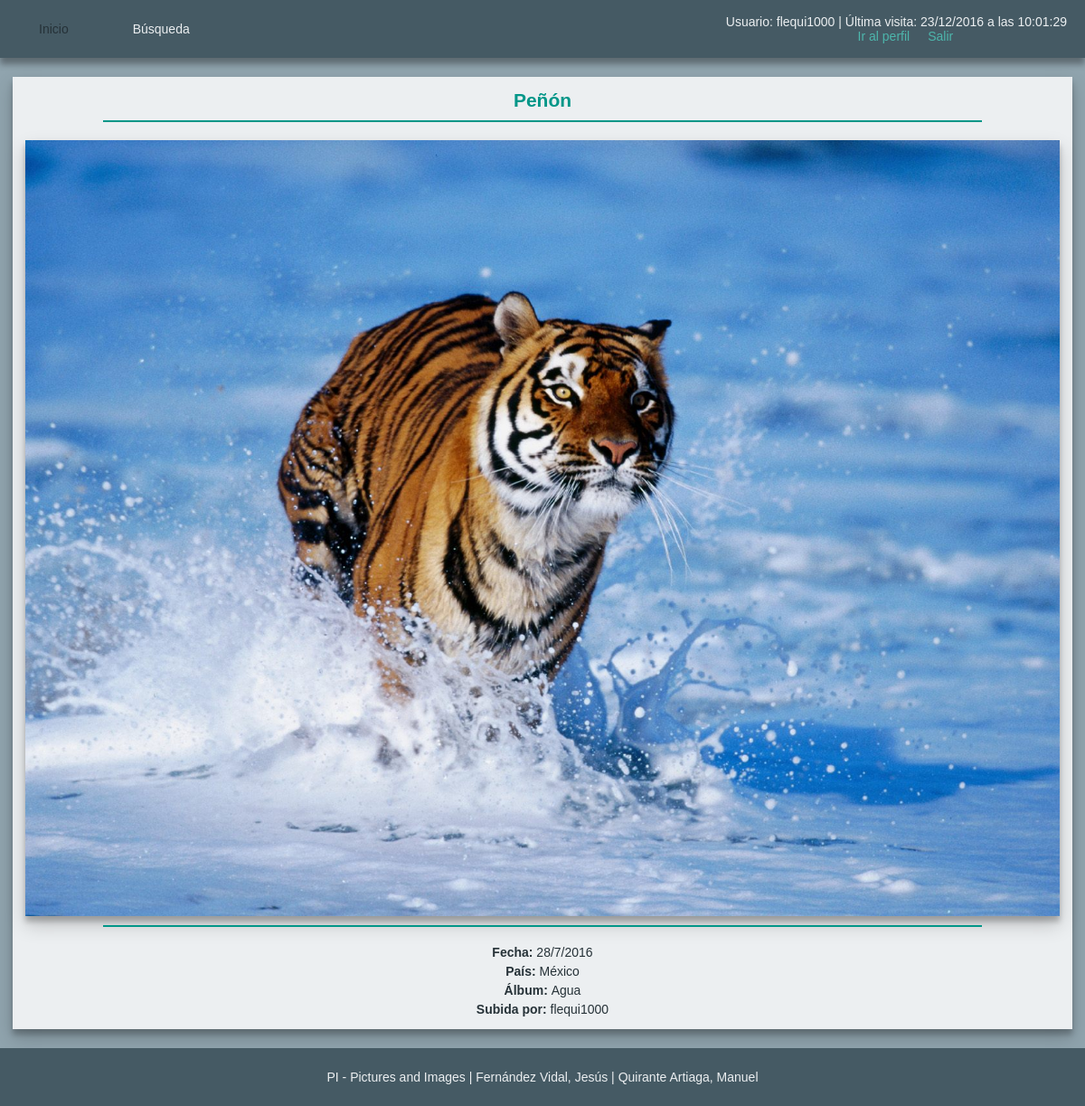
The app's page /foto.php?id=4 (signed in), older data.
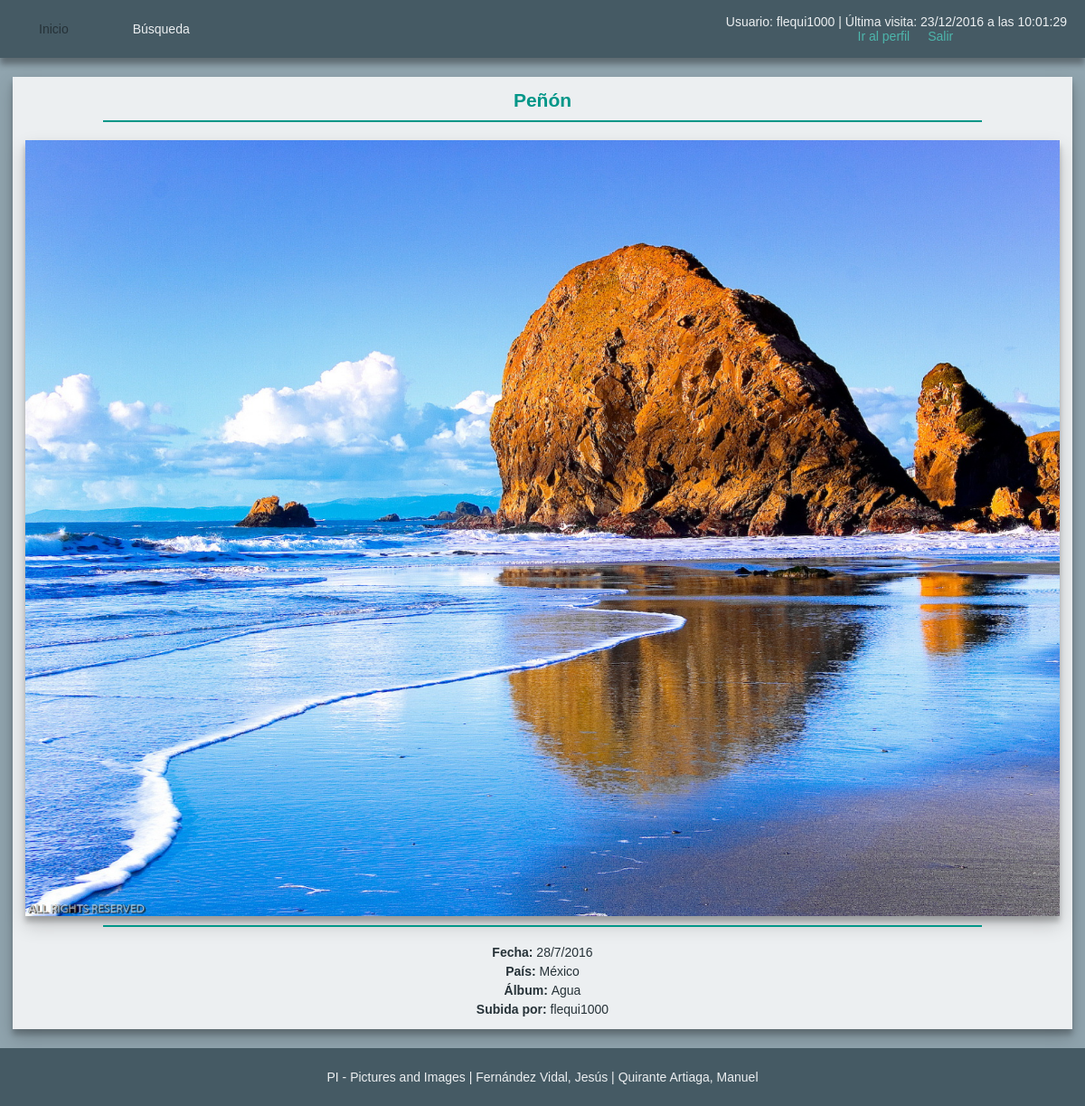
The same page, newer data.
### tables this page shows
CREATE TABLE IF NOT EXISTS `fotos` (
  `IdFoto` int(11) NOT NULL AUTO_INCREMENT,
  `TituloFoto` varchar(50) NOT NULL,
  `DescripcionFoto` varchar(500) DEFAULT NULL,
  `FechaFoto` date NOT NULL,
  `PaisFoto` int(11) DEFAULT NULL,
  `AlbumFoto` int(11) NOT NULL,
  `FicheroFoto` varchar(256) NOT NULL DEFAULT 'img/com/album.png',
  `MiniaturaFoto` varchar(256) NOT NULL DEFAULT 'img/com/album.png',
  `FRegistroFoto` timestamp NOT NULL DEFAULT CURRENT_TIMESTAMP,
  PRIMARY KEY (`IdFoto`),
  UNIQUE KEY `TituloFoto` (`TituloFoto`,`AlbumFoto`),
  KEY `FK_fotos_paises` (`PaisFoto`),
  KEY `FK_fotos_albumes` (`AlbumFoto`),
  CONSTRAINT `FK_fotos_albumes` FOREIGN KEY (`AlbumFoto`) REFERENCES `albumes` (`IdAlbum`) ON DELETE CASCADE ON UPDATE CASCADE,
  CONSTRAINT `FK_fotos_paises` FOREIGN KEY (`PaisFoto`) REFERENCES `paises` (`IdPais`) ON DELETE SET NULL ON UPDATE CASCADE
);

CREATE TABLE IF NOT EXISTS `paises` (
  `IdPais` int(11) NOT NULL AUTO_INCREMENT,
  `NomPais` varchar(50) NOT NULL,
  PRIMARY KEY (`IdPais`),
  UNIQUE KEY `NomPais` (`NomPais`)
);

CREATE TABLE IF NOT EXISTS `albumes` (
  `IdAlbum` int(11) NOT NULL AUTO_INCREMENT,
  `TituloAlbum` varchar(50) NOT NULL,
  `DescripcionAlbum` varchar(500) DEFAULT NULL,
  `FechaAlbum` date NOT NULL,
  `PaisAlbum` int(11) DEFAULT NULL,
  `UsuarioAlbum` int(11) NOT NULL,
  PRIMARY KEY (`IdAlbum`),
  UNIQUE KEY `TituloAlbum` (`TituloAlbum`,`UsuarioAlbum`),
  KEY `FK__paises` (`PaisAlbum`),
  KEY `FK__usuarios` (`UsuarioAlbum`),
  CONSTRAINT `FK__paises` FOREIGN KEY (`PaisAlbum`) REFERENCES `paises` (`IdPais`) ON DELETE SET NULL ON UPDATE CASCADE,
  CONSTRAINT `FK__usuarios` FOREIGN KEY (`UsuarioAlbum`) REFERENCES `usuarios` (`IdUsuario`) ON DELETE CASCADE ON UPDATE CASCADE
);

CREATE TABLE IF NOT EXISTS `usuarios` (
  `IdUsuario` int(11) NOT NULL AUTO_INCREMENT,
  `NomUsuario` varchar(15) NOT NULL,
  `ClaveUsuario` varchar(15) NOT NULL,
  `EmailUsuario` varchar(200) NOT NULL,
  `SexoUsuario` tinyint(4) NOT NULL,
  `FNacimientoUsuario` date NOT NULL,
  `CiudadUsuario` varchar(100) DEFAULT NULL,
  `PaisUsuario` int(11) DEFAULT NULL,
  `FotoUsuario` varchar(256) NOT NULL DEFAULT 'img/com/avatar.png',
  `FRegistroUsuario` timestamp NOT NULL DEFAULT CURRENT_TIMESTAMP,
  PRIMARY KEY (`IdUsuario`),
  UNIQUE KEY `NomUsuario` (`NomUsuario`),
  UNIQUE KEY `EmailUsuario` (`EmailUsuario`),
  KEY `FK_usuarios_paises` (`PaisUsuario`),
  CONSTRAINT `FK_usuarios_paises` FOREIGN KEY (`PaisUsuario`) REFERENCES `paises` (`IdPais`) ON DELETE SET NULL ON UPDATE CASCADE
);

### inc/func/mysql/basico.inc.php (called while the page is built, shortened)
<?php
	function ejecutarSQL($sql)
	{
		global $conexionBD, $directorioRaiz;
		if (!($resultado = $conexionBD->query($sql)))
		{
			echo "<p><img src='$directorioRaiz"."img/com/error.png' alt='Error' /></p>";
			$tipoConsulta = explode(" ", $sql, 2)[0];
			switch ($tipoConsulta)
			{
				case "INSERT":
				case "insert":
				{
					echo "<p>No se pudo añadir los datos al servidor.</p>";
					break;
				}
				case "UPDATE":
				case "update":
				{
					echo "<p>No se pudo modificar los datos del servidor.</p>";
					break;
				}
				case "DELETE":
				case "delete":
				{
					echo "<p>No se pudo eliminar los datos del servidor.</p>";
					break;
				}
				default:
				{
					echo "<p>No se pudo recuperar los datos del servidor.</p>";
					break;
				}
			}
			return false;
		}
		return $resultado;
	}
?>

### inc/func/mysql/galerias.inc.php (the view, shortened to what this page needs)
<?php
	function verFoto($foto)
	{
		if ($foto->num_rows > 0)
		{
			$fila = $foto->fetch_object();
			$TituloFoto = $fila->TituloFoto;
			$FechaFoto = date("j/n/Y", strtotime($fila->FechaFoto));
			$NomPais = $fila->NomPais;
			$TituloAlbum = $fila->TituloAlbum;
			$FicheroFoto = $fila->FicheroFoto;
			$NomUsuario = $fila->NomUsuario;
?>
			<section class="foto-contenedor">
				<h1><?php echo $TituloFoto; ?></h1>
				<hr />
				<img class="no-error" src="<?php echo $FicheroFoto; ?>" width="1280" height="720" alt="Imagen $id">
				<hr />
				<section class="foto-info">
					<p><strong>Fecha: </strong><?php echo $FechaFoto; ?></p>
					<p><strong>País: </strong><?php echo $NomPais; ?></p>
					<p><strong>Álbum: </strong><?php echo $TituloAlbum; ?></p>
					<p><strong>Subida por: </strong><?php echo $NomUsuario; ?></p>
				</section>
			</section>
<?php
		}
	}
?>

Row changes from the older to the newer data that the page shows:
changed fotos "Peñón": FicheroFoto: a different picture
